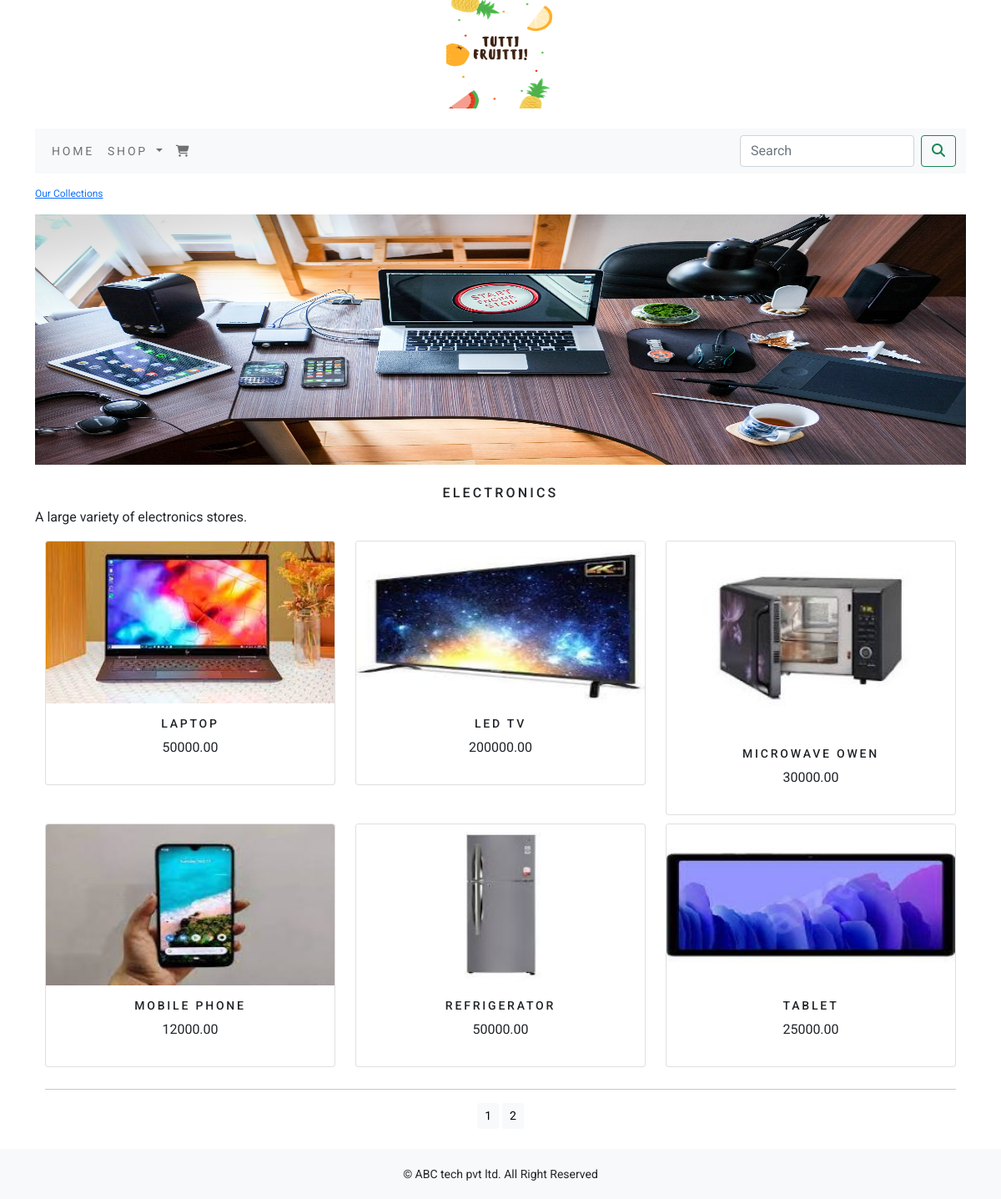
Screenshot of /electronics/ with the database file from the repository.
### shoppingapp/models.py (models this page shows, shortened)
class Category(models.Model):
    name = models.CharField(max_length=250, unique=True)
    slug = models.SlugField(max_length=250, unique=True)
    desc = models.TextField(blank=True)
    img = models.ImageField(upload_to='category', blank=True)
    class Meta:
        ordering = ('name',)
        verbose_name = 'category'
        verbose_name_plural = 'categories'
    def get_url(self):
        return reverse('shoppingapp:products_by_category', args=[self.slug])

class Product(models.Model):
    name = models.CharField(max_length=250, unique=True)
    slug = models.SlugField(max_length=250, unique=True)
    desc = models.TextField(blank=True)
    price = models.DecimalField(max_digits=10, decimal_places=2)
    category = models.ForeignKey(Category, on_delete=models.CASCADE)
    img = models.ImageField(upload_to='product', blank=True)
    stock = models.IntegerField()
    available = models.BooleanField(default=True)
    created = models.DateTimeField(auto_now_add=True)
    updated = models.DateTimeField(auto_now=True)
    class Meta:
        ordering = ('name',)
        verbose_name = 'product'
        verbose_name_plural = 'products'
    def get_url(self):
        return reverse('shoppingapp:product_details', args=[self.category.slug, self.slug])

### shoppingapp/views.py (the view)
# urls.py: path('', views.allprodcat, name='allprodcat'),
def allprodcat(request, c_slug=None):
    c_page = None
    if c_slug is not None:
        c_page = get_object_or_404(Category, slug=c_slug)
        products_list = Product.objects.all().filter(category=c_page, available=True)
    else:
        products_list = Product.objects.all().filter(available=True)
    paginator = Paginator(products_list, 6)
    try:
        page = int(request.GET.get('page', 1))
    except():
        page = 1
    try:
        products = paginator.page(page)
    except(EmptyPage, InvalidPage):
        products = paginator.page(paginator.num_pages)
    return render(request, "category.html", {'category': c_page, 'products': products})

### cart/context_processors.py (called while the page is built)
def counter(request):
    item_count = 0
    if 'admin' in request.path:
        return {}
    else:
        try:
            cart = Cart.objects.filter(cart_id=_cart_id(request))
            cart_items = CartItem.objects.all().filter(cart=cart[:1])
            for cart_item in cart_items:
                item_count += cart_item.quantity
        except Cart.DoesNotExist:
            item_count = 0
    return dict(item_count=item_count)

### cart/views.py (called while the page is built)
def _cart_id(request):
    cart = request.session.session_key
    if not cart:
        cart = request.session.create()
    return cart

### shoppingapp/context_processors.py (called while the page is built)
def menu_links(request):
    links = Category.objects.all()
    return dict(links=links)

### templates/category.html (shortened to what this page needs)
{% extends 'base.html' %}
{% load static %}
{% block content %}
    {% if category %}
    <div>
        <div class="row my_row_class">
            <div class="mx_auto">
                <p><a href="{% url 'shoppingapp:allprodcat' %}">Our Collections</a></p>
            </div>
        </div>
    </div>
    {% endif %}
    <div class="mx_auto">
        {% if category %}
            <img class="my_image" src="{{ category.img.url }}" alt="{{ category.name }}" style="height: 300px;">
            </div><br>
            <div>
                <h1 class="text-center my_title">{{ category.name }}</h1>
                <p class="text-justify">{{ category.desc }}</p>
            </div>
        {% endif %}
    <div class="container">
        <div class="row mx_auto">
            {% for product in products.object_list %}
                <div class="my_bottom_margin col-9 col-sm-12 col-md-4 col-md-4 xol-lg-4">
                    <div class="card text-center" style="min-width: 18rem">
                        <a href="{{ product.get_url }}"><img class="card-img-top my_image" src="{{ product.img.url }}" alt="{{ product.name }}"></a>
                        <div class="card-body">
                            <h4>{{ product.name }}</h4>
                            <p>{{ product.price }}</p>
                        </div>
                    </div>
                </div>
            {% endfor %}
        </div>
        <div class="mx_auto">
            {% if products.paginator.num_pages > 1 %}
                <hr>
                <div class="text-center">
                    {% for pg in products.paginator.page_range %}
                        <a href="?page={{ pg }}" class="btn btn-light btn-sm" {% if products.number == pg %} active {% endif %}>{{ pg }}</a>
                    {% endfor %}
                </div>
            {% endif %}
        </div><br>
    </div>
{% endblock %}

### static/css/custom.css (style rules this page uses)
body { font-family: 'Roboto', sans-serif; }
.my_row_class { padding-top: 15px; }
.my_row_class .mx_auto { color: #000; font-size: 12px; }
.my_image { width: 100%; height: auto; }
.my_title { font-size: 16px; text-transform: uppercase; letter-spacing: .2em; }
.my_bottom_margin { margin-bottom: 10px; }
.card-body h4 { font-size: 14px; text-transform: uppercase; letter-spacing: .2em; }

### rows the page displays
Category: img (picture), name "ELECTRONICS", desc "A large variety of electronics stores."
Product: img (picture), name "LAPTOP", price "50000.00"
Product: img (picture), name "LED TV", price "200000.00"
Product: img (picture), name "MICROWAVE OWEN", price "30000.00"
Product: img (picture), name "MOBILE PHONE", price "12000.00"
Product: img (picture), name "REFRIGERATOR", price "50000.00"
Product: img (picture), name "TABLET", price "25000.00"

### other values shown
{{ pg }} "1" "2"
